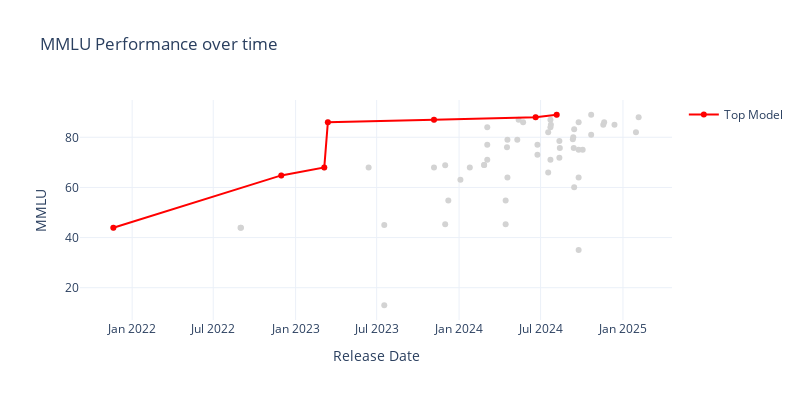
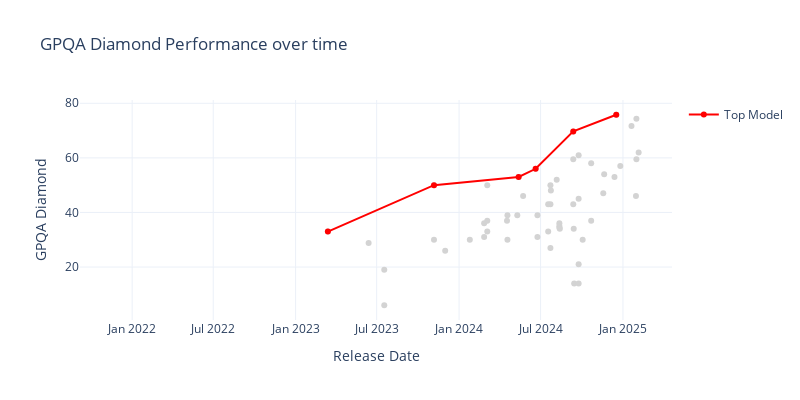
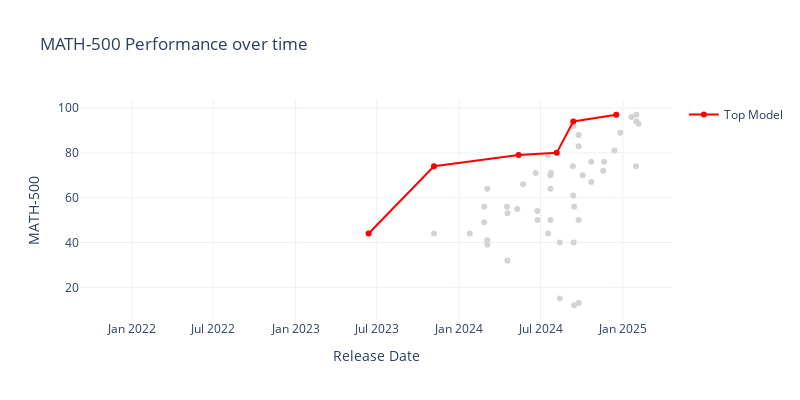
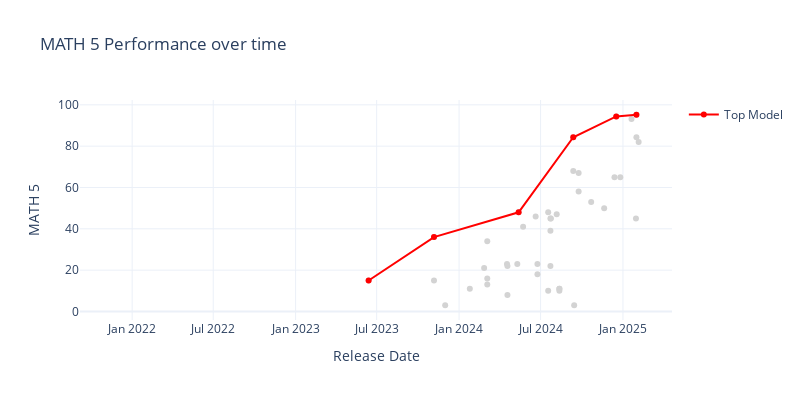

Write notebook code for charts like these, in order.
### Markdown cell above
### Performance

### Code cell
top_n = 1
aa_df = aa_df.sort_values(by='Release Date')

top_models_df_lookup = {}
for benchmark in benchmarks:
    # Get the top-1 model by benchmark score at each point in time
    ever_top_n_models = set()
    unique_dates = aa_df['Release Date'].sort_values().unique()
    for date in unique_dates:
        df_up_to_date = aa_df[aa_df['Release Date'] <= date]
        top_n_models = df_up_to_date.nlargest(top_n, benchmark)
        top_n_model_names = top_n_models['Model Name and Date'].tolist()
        ever_top_n_models.update(top_n_model_names)
    ever_top_n_list = list(ever_top_n_models)
    print(ever_top_n_list)
    top_models_df = aa_df[aa_df['Model Name and Date'].isin(ever_top_n_list)]
    top_models_df_lookup[benchmark] = top_models_df

    # Create base scatter plot with all data
    fig = px.scatter(aa_df, x='Release Date', y=benchmark, 
                    hover_data=['Model Name'], 
                    title=f'{benchmark} Performance over time',
                    color_discrete_sequence=['lightgray'])

    # Add top-1 models in a different color
    fig.add_scatter(x=top_models_df['Release Date'], 
                    y=top_models_df[benchmark],
                    mode='lines+markers',
                    name='Top Model',
                    hovertemplate='%{text}<extra></extra>',
                    text=top_models_df['Model Name'],
                    line=dict(color='red'))
    fig.update_layout(
        width=800,
        height=400,
    )
    fig.show()

### Figure 1 — Plotly figure (JSON) as saved in the notebook; plotly's stock layout.template omitted (floating-point values rounded to 4 significant figures)
{"data": [{"customdata": [["GPT-3"], ["GPT-3"], ["GPT-3"], ["GPT-3.5"], ["GPT-3.5 Turbo"], ["GPT-4-0314"], ["GPT-3.5-Turbo-2023-06"], ["Llama-2-Chat-13B"], ["Llama-2-Chat-7B"], ["GPT-3.5-Turbo-2023-11"], ["GPT-4 Turbo"], ["Llama 2-70B Chat"], ["Llama 2-7B"], ["Llama 2-13B"], ["GPT-3"], ["GPT-3.5-Turbo-2024-01"], ["Mistral-Large-2024-02"], ["Mistral-Small-2024-02"], ["Claude-3-Haiku"], ["Claude-3-Sonnet"], ["Claude-3-Opus"], ["Llama 2-13B"], ["Llama 2-7B"], ["Mistral-8x22"], ["Llama-3-Instruct-8B"], ["Llama-3-Instruct-70B"], ["Gemini-1.5-Flash-2024-05"], ["GPT-4o-2024-05"], ["Gemini-1.5-Pro-2024-05"], ["Claude-3.5-Sonnet-2024-06"], ["Gemma-2-9B"], ["Gemma-2-27B"], ["GPT-4o-mini"], ["Mistral-NeMo"], ["Llama-3.1-Instruct-70B"], ["Llama-3.1-Instruct-405B"], ["Llama-3.1-Instruct-8B"], ["Mistral-Large-2-2024-07"], ["GPT-4o-2024-08"], ["Claude 2"], ["Claude 2.1"], ["Claude Instant"], ["Gemini 1.0 Pro"], ["Cohere Command"], ["Command R"], ["Command R+"], ["Cohere Command Light"], ["DeepSeek-Coder-V2 236B"], ["Jamba 1.5-Large"], ["o1-mini"], ["o1-preview"], ["Command R+"], ["Reka Core"], ["Mistral 7B"], ["Llama-3.2-Instruct-3B"], ["Gemini-1.5-Pro-2024-09"], ["Llama-3.2-Instruct-1B"], ["Gemini-1.5-Flash-2024-09"], ["Gemini-1.5-Flash-8B"], ["Claude-3.5-Sonnet-2024-10"], ["Claude-3.5-Haiku"], ["Mistral-Large-2-2024-11"], ["GPT-4o-2024-11"], ["Phi 4"], ["o1"], ["DeepSeek-V3"], ["DeepSeek-R1"], ["Mistral Small 3"], ["o1-mini"], ["o3-mini"], ["Gemini 2.0 Flash"]], "hovertemplate": "Release Date=%{x}<br>MMLU=%{y}<br>Model Name=%{customdata[0]}<extra></extra>", "legendgroup": "", "marker": {"color": "lightgray", "symbol": "circle"}, "mode": "markers", "name": "", "orientation": "v", "showlegend": false, "type": "scatter", "x": ["2021-11-20T00:00:00", "2022-08-31T00:00:00", "2022-09-01T00:00:00", "2022-11-30T00:00:00", "2023-03-06T00:00:00", "2023-03-14T00:00:00", "2023-06-13T00:00:00", "2023-07-18T00:00:00", "2023-07-18T00:00:00", "2023-11-06T00:00:00", "2023-11-06T00:00:00", "2023-12-01T00:00:00", "2023-12-01T00:00:00", "2023-12-08T00:00:00", "2024-01-04T00:00:00", "2024-01-25T00:00:00", "2024-02-26T00:00:00", "2024-02-26T00:00:00", "2024-03-04T00:00:00", "2024-03-04T00:00:00", "2024-03-04T00:00:00", "2024-04-14T00:00:00", "2024-04-14T00:00:00", "2024-04-17T00:00:00", "2024-04-18T00:00:00", "2024-04-18T00:00:00", "2024-05-10T00:00:00", "2024-05-13T00:00:00", "2024-05-23T00:00:00", "2024-06-20T00:00:00", "2024-06-24T00:00:00", "2024-06-24T00:00:00", "2024-07-18T00:00:00", "2024-07-18T00:00:00", "2024-07-23T00:00:00", "2024-07-23T00:00:00", "2024-07-23T00:00:00", "2024-07-24T00:00:00", "2024-08-06T00:00:00", "2024-08-12T00:00:00", "2024-08-12T00:00:00", "2024-08-12T00:00:00", "2024-08-12T00:00:00", "2024-08-13T00:00:00", "2024-08-13T00:00:00", "2024-08-13T00:00:00", "2024-08-13T00:00:00", "2024-09-11T00:00:00", "2024-09-12T00:00:00", "2024-09-12T00:00:00", "2024-09-12T00:00:00", "2024-09-13T00:00:00", "2024-09-14T00:00:00", "2024-09-14T00:00:00", "2024-09-24T00:00:00", "2024-09-24T00:00:00", "2024-09-24T00:00:00", "2024-09-24T00:00:00", "2024-10-03T00:00:00", "2024-10-22T00:00:00", "2024-10-22T00:00:00", "2024-11-18T00:00:00", "2024-11-20T00:00:00", "2024-12-13T00:00:00", "2024-12-17T00:00:00", "2024-12-26T00:00:00", "2025-01-20T00:00:00", "2025-01-30T00:00:00", "2025-01-31T00:00:00", "2025-01-31T00:00:00", "2025-02-05T00:00:00"], "xaxis": "x", "y": [43.9, 43.9, 43.9, 64.8, 68, 86, 68, 45, 13, 68, 87, 68.9, 45.3, 54.8, 63.1, 68, 69, 69, 71, 77, 84, 54.8, 45.3, 76, 64, 79, 79, 87, 86, 88, 73, 77, 82, 66, 84, 87, 71, 85, 89, 78.5, null, null, 71.8, null, null, 75.7, null, 79.2, 80, null, null, 75.7, 83.2, 60.1, 64, 86, 35, 75, 75, 89, 81, 85, 86, 85, null, null, null, 82, null, null, 88], "yaxis": "y"}, {"hovertemplate": "%{text}<extra></extra>", "line": {"color": "red"}, "mode": "lines+markers", "name": "Top Model", "text": ["GPT-3", "GPT-3.5", "GPT-3.5 Turbo", "GPT-4-0314", "GPT-4 Turbo", "Claude-3.5-Sonnet-2024-06", "GPT-4o-2024-08"], "type": "scatter", "x": ["2021-11-20T00:00:00", "2022-11-30T00:00:00", "2023-03-06T00:00:00", "2023-03-14T00:00:00", "2023-11-06T00:00:00", "2024-06-20T00:00:00", "2024-08-06T00:00:00"], "y": [43.9, 64.8, 68, 86, 87, 88, 89]}], "layout": {"height": 400, "legend": {"tracegroupgap": 0}, "title": {"text": "MMLU Performance over time"}, "width": 800, "xaxis": {"anchor": "y", "domain": [0, 1], "title": {"text": "Release Date"}}, "yaxis": {"anchor": "x", "domain": [0, 1], "title": {"text": "MMLU"}}}}

### Figure 2 — Plotly figure (JSON) as saved in the notebook; plotly's stock layout.template omitted (floating-point values rounded to 4 significant figures)
{"data": [{"customdata": [["GPT-3"], ["GPT-3"], ["GPT-3"], ["GPT-3.5"], ["GPT-3.5 Turbo"], ["GPT-4-0314"], ["GPT-3.5-Turbo-2023-06"], ["Llama-2-Chat-13B"], ["Llama-2-Chat-7B"], ["GPT-3.5-Turbo-2023-11"], ["GPT-4 Turbo"], ["Llama 2-70B Chat"], ["Llama 2-7B"], ["Llama 2-13B"], ["GPT-3"], ["GPT-3.5-Turbo-2024-01"], ["Mistral-Large-2024-02"], ["Mistral-Small-2024-02"], ["Claude-3-Haiku"], ["Claude-3-Sonnet"], ["Claude-3-Opus"], ["Llama 2-13B"], ["Llama 2-7B"], ["Mistral-8x22"], ["Llama-3-Instruct-8B"], ["Llama-3-Instruct-70B"], ["Gemini-1.5-Flash-2024-05"], ["GPT-4o-2024-05"], ["Gemini-1.5-Pro-2024-05"], ["Claude-3.5-Sonnet-2024-06"], ["Gemma-2-9B"], ["Gemma-2-27B"], ["GPT-4o-mini"], ["Mistral-NeMo"], ["Llama-3.1-Instruct-70B"], ["Llama-3.1-Instruct-405B"], ["Llama-3.1-Instruct-8B"], ["Mistral-Large-2-2024-07"], ["GPT-4o-2024-08"], ["Claude 2"], ["Claude 2.1"], ["Claude Instant"], ["Gemini 1.0 Pro"], ["Cohere Command"], ["Command R"], ["Command R+"], ["Cohere Command Light"], ["DeepSeek-Coder-V2 236B"], ["Jamba 1.5-Large"], ["o1-mini"], ["o1-preview"], ["Command R+"], ["Reka Core"], ["Mistral 7B"], ["Llama-3.2-Instruct-3B"], ["Gemini-1.5-Pro-2024-09"], ["Llama-3.2-Instruct-1B"], ["Gemini-1.5-Flash-2024-09"], ["Gemini-1.5-Flash-8B"], ["Claude-3.5-Sonnet-2024-10"], ["Claude-3.5-Haiku"], ["Mistral-Large-2-2024-11"], ["GPT-4o-2024-11"], ["Phi 4"], ["o1"], ["DeepSeek-V3"], ["DeepSeek-R1"], ["Mistral Small 3"], ["o1-mini"], ["o3-mini"], ["Gemini 2.0 Flash"]], "hovertemplate": "Release Date=%{x}<br>GPQA Diamond=%{y}<br>Model Name=%{customdata[0]}<extra></extra>", "legendgroup": "", "marker": {"color": "lightgray", "symbol": "circle"}, "mode": "markers", "name": "", "orientation": "v", "showlegend": false, "type": "scatter", "x": ["2021-11-20T00:00:00", "2022-08-31T00:00:00", "2022-09-01T00:00:00", "2022-11-30T00:00:00", "2023-03-06T00:00:00", "2023-03-14T00:00:00", "2023-06-13T00:00:00", "2023-07-18T00:00:00", "2023-07-18T00:00:00", "2023-11-06T00:00:00", "2023-11-06T00:00:00", "2023-12-01T00:00:00", "2023-12-01T00:00:00", "2023-12-08T00:00:00", "2024-01-04T00:00:00", "2024-01-25T00:00:00", "2024-02-26T00:00:00", "2024-02-26T00:00:00", "2024-03-04T00:00:00", "2024-03-04T00:00:00", "2024-03-04T00:00:00", "2024-04-14T00:00:00", "2024-04-14T00:00:00", "2024-04-17T00:00:00", "2024-04-18T00:00:00", "2024-04-18T00:00:00", "2024-05-10T00:00:00", "2024-05-13T00:00:00", "2024-05-23T00:00:00", "2024-06-20T00:00:00", "2024-06-24T00:00:00", "2024-06-24T00:00:00", "2024-07-18T00:00:00", "2024-07-18T00:00:00", "2024-07-23T00:00:00", "2024-07-23T00:00:00", "2024-07-23T00:00:00", "2024-07-24T00:00:00", "2024-08-06T00:00:00", "2024-08-12T00:00:00", "2024-08-12T00:00:00", "2024-08-12T00:00:00", "2024-08-12T00:00:00", "2024-08-13T00:00:00", "2024-08-13T00:00:00", "2024-08-13T00:00:00", "2024-08-13T00:00:00", "2024-09-11T00:00:00", "2024-09-12T00:00:00", "2024-09-12T00:00:00", "2024-09-12T00:00:00", "2024-09-13T00:00:00", "2024-09-14T00:00:00", "2024-09-14T00:00:00", "2024-09-24T00:00:00", "2024-09-24T00:00:00", "2024-09-24T00:00:00", "2024-09-24T00:00:00", "2024-10-03T00:00:00", "2024-10-22T00:00:00", "2024-10-22T00:00:00", "2024-11-18T00:00:00", "2024-11-20T00:00:00", "2024-12-13T00:00:00", "2024-12-17T00:00:00", "2024-12-26T00:00:00", "2025-01-20T00:00:00", "2025-01-30T00:00:00", "2025-01-31T00:00:00", "2025-01-31T00:00:00", "2025-02-05T00:00:00"], "xaxis": "x", "y": [null, null, null, null, null, 33, 28.8, 19, 6, 30, 50, 26, null, null, null, 30, 36, 31, 33, 37, 50, null, null, 37, 30, 39, 39, 53, 46, 56, 31, 39, 43, 33, 43, 50, 27, 48, 52, 35, 36, null, 34.4, null, null, 34, null, null, 43, 59.5, 69.7, 34, null, 14, 21, 61, 14, 45, 30, 58, 37, 47, 54, 53, 75.8, 57, 71.7, 46, 59.5, 74.3, 62], "yaxis": "y"}, {"hovertemplate": "%{text}<extra></extra>", "line": {"color": "red"}, "mode": "lines+markers", "name": "Top Model", "text": ["GPT-3", "GPT-4-0314", "GPT-4 Turbo", "GPT-4o-2024-05", "Claude-3.5-Sonnet-2024-06", "o1-preview", "o1"], "type": "scatter", "x": ["2021-11-20T00:00:00", "2023-03-14T00:00:00", "2023-11-06T00:00:00", "2024-05-13T00:00:00", "2024-06-20T00:00:00", "2024-09-12T00:00:00", "2024-12-17T00:00:00"], "y": [null, 33, 50, 53, 56, 69.7, 75.8]}], "layout": {"height": 400, "legend": {"tracegroupgap": 0}, "title": {"text": "GPQA Diamond Performance over time"}, "width": 800, "xaxis": {"anchor": "y", "domain": [0, 1], "title": {"text": "Release Date"}}, "yaxis": {"anchor": "x", "domain": [0, 1], "title": {"text": "GPQA Diamond"}}}}

### Figure 3 — Plotly figure (JSON) as saved in the notebook; plotly's stock layout.template omitted (floating-point values rounded to 4 significant figures)
{"data": [{"customdata": [["GPT-3"], ["GPT-3"], ["GPT-3"], ["GPT-3.5"], ["GPT-3.5 Turbo"], ["GPT-4-0314"], ["GPT-3.5-Turbo-2023-06"], ["Llama-2-Chat-13B"], ["Llama-2-Chat-7B"], ["GPT-3.5-Turbo-2023-11"], ["GPT-4 Turbo"], ["Llama 2-70B Chat"], ["Llama 2-7B"], ["Llama 2-13B"], ["GPT-3"], ["GPT-3.5-Turbo-2024-01"], ["Mistral-Large-2024-02"], ["Mistral-Small-2024-02"], ["Claude-3-Haiku"], ["Claude-3-Sonnet"], ["Claude-3-Opus"], ["Llama 2-13B"], ["Llama 2-7B"], ["Mistral-8x22"], ["Llama-3-Instruct-8B"], ["Llama-3-Instruct-70B"], ["Gemini-1.5-Flash-2024-05"], ["GPT-4o-2024-05"], ["Gemini-1.5-Pro-2024-05"], ["Claude-3.5-Sonnet-2024-06"], ["Gemma-2-9B"], ["Gemma-2-27B"], ["GPT-4o-mini"], ["Mistral-NeMo"], ["Llama-3.1-Instruct-70B"], ["Llama-3.1-Instruct-405B"], ["Llama-3.1-Instruct-8B"], ["Mistral-Large-2-2024-07"], ["GPT-4o-2024-08"], ["Claude 2"], ["Claude 2.1"], ["Claude Instant"], ["Gemini 1.0 Pro"], ["Cohere Command"], ["Command R"], ["Command R+"], ["Cohere Command Light"], ["DeepSeek-Coder-V2 236B"], ["Jamba 1.5-Large"], ["o1-mini"], ["o1-preview"], ["Command R+"], ["Reka Core"], ["Mistral 7B"], ["Llama-3.2-Instruct-3B"], ["Gemini-1.5-Pro-2024-09"], ["Llama-3.2-Instruct-1B"], ["Gemini-1.5-Flash-2024-09"], ["Gemini-1.5-Flash-8B"], ["Claude-3.5-Sonnet-2024-10"], ["Claude-3.5-Haiku"], ["Mistral-Large-2-2024-11"], ["GPT-4o-2024-11"], ["Phi 4"], ["o1"], ["DeepSeek-V3"], ["DeepSeek-R1"], ["Mistral Small 3"], ["o1-mini"], ["o3-mini"], ["Gemini 2.0 Flash"]], "hovertemplate": "Release Date=%{x}<br>MATH-500=%{y}<br>Model Name=%{customdata[0]}<extra></extra>", "legendgroup": "", "marker": {"color": "lightgray", "symbol": "circle"}, "mode": "markers", "name": "", "orientation": "v", "showlegend": false, "type": "scatter", "x": ["2021-11-20T00:00:00", "2022-08-31T00:00:00", "2022-09-01T00:00:00", "2022-11-30T00:00:00", "2023-03-06T00:00:00", "2023-03-14T00:00:00", "2023-06-13T00:00:00", "2023-07-18T00:00:00", "2023-07-18T00:00:00", "2023-11-06T00:00:00", "2023-11-06T00:00:00", "2023-12-01T00:00:00", "2023-12-01T00:00:00", "2023-12-08T00:00:00", "2024-01-04T00:00:00", "2024-01-25T00:00:00", "2024-02-26T00:00:00", "2024-02-26T00:00:00", "2024-03-04T00:00:00", "2024-03-04T00:00:00", "2024-03-04T00:00:00", "2024-04-14T00:00:00", "2024-04-14T00:00:00", "2024-04-17T00:00:00", "2024-04-18T00:00:00", "2024-04-18T00:00:00", "2024-05-10T00:00:00", "2024-05-13T00:00:00", "2024-05-23T00:00:00", "2024-06-20T00:00:00", "2024-06-24T00:00:00", "2024-06-24T00:00:00", "2024-07-18T00:00:00", "2024-07-18T00:00:00", "2024-07-23T00:00:00", "2024-07-23T00:00:00", "2024-07-23T00:00:00", "2024-07-24T00:00:00", "2024-08-06T00:00:00", "2024-08-12T00:00:00", "2024-08-12T00:00:00", "2024-08-12T00:00:00", "2024-08-12T00:00:00", "2024-08-13T00:00:00", "2024-08-13T00:00:00", "2024-08-13T00:00:00", "2024-08-13T00:00:00", "2024-09-11T00:00:00", "2024-09-12T00:00:00", "2024-09-12T00:00:00", "2024-09-12T00:00:00", "2024-09-13T00:00:00", "2024-09-14T00:00:00", "2024-09-14T00:00:00", "2024-09-24T00:00:00", "2024-09-24T00:00:00", "2024-09-24T00:00:00", "2024-09-24T00:00:00", "2024-10-03T00:00:00", "2024-10-22T00:00:00", "2024-10-22T00:00:00", "2024-11-18T00:00:00", "2024-11-20T00:00:00", "2024-12-13T00:00:00", "2024-12-17T00:00:00", "2024-12-26T00:00:00", "2025-01-20T00:00:00", "2025-01-30T00:00:00", "2025-01-31T00:00:00", "2025-01-31T00:00:00", "2025-02-05T00:00:00"], "xaxis": "x", "y": [null, null, null, null, null, null, 44, null, null, 44, 74, null, null, null, null, 44, 49, 56, 39, 41, 64, null, null, 56, 32, 53, 55, 79, 66, 71, 50, 54, 79, 44, 64, 70, 50, 71, 80, null, null, null, null, null, 15, 40, null, 74, 61, 94, 92, 40, 56, 12, 50, 88, 13, 83, 70, 76, 67, 72, 76, 81, 97, 89, 96, 74, 94, 97, 93], "yaxis": "y"}, {"hovertemplate": "%{text}<extra></extra>", "line": {"color": "red"}, "mode": "lines+markers", "name": "Top Model", "text": ["GPT-3", "GPT-3.5-Turbo-2023-06", "GPT-4 Turbo", "GPT-4o-2024-05", "GPT-4o-2024-08", "o1-mini", "o1"], "type": "scatter", "x": ["2021-11-20T00:00:00", "2023-06-13T00:00:00", "2023-11-06T00:00:00", "2024-05-13T00:00:00", "2024-08-06T00:00:00", "2024-09-12T00:00:00", "2024-12-17T00:00:00"], "y": [null, 44, 74, 79, 80, 94, 97]}], "layout": {"height": 400, "legend": {"tracegroupgap": 0}, "title": {"text": "MATH-500 Performance over time"}, "width": 800, "xaxis": {"anchor": "y", "domain": [0, 1], "title": {"text": "Release Date"}}, "yaxis": {"anchor": "x", "domain": [0, 1], "title": {"text": "MATH-500"}}}}

### Figure 4 — Plotly figure (JSON) as saved in the notebook; plotly's stock layout.template omitted (floating-point values rounded to 4 significant figures)
{"data": [{"customdata": [["GPT-3"], ["GPT-3"], ["GPT-3"], ["GPT-3.5"], ["GPT-3.5 Turbo"], ["GPT-4-0314"], ["GPT-3.5-Turbo-2023-06"], ["Llama-2-Chat-13B"], ["Llama-2-Chat-7B"], ["GPT-3.5-Turbo-2023-11"], ["GPT-4 Turbo"], ["Llama 2-70B Chat"], ["Llama 2-7B"], ["Llama 2-13B"], ["GPT-3"], ["GPT-3.5-Turbo-2024-01"], ["Mistral-Large-2024-02"], ["Mistral-Small-2024-02"], ["Claude-3-Haiku"], ["Claude-3-Sonnet"], ["Claude-3-Opus"], ["Llama 2-13B"], ["Llama 2-7B"], ["Mistral-8x22"], ["Llama-3-Instruct-8B"], ["Llama-3-Instruct-70B"], ["Gemini-1.5-Flash-2024-05"], ["GPT-4o-2024-05"], ["Gemini-1.5-Pro-2024-05"], ["Claude-3.5-Sonnet-2024-06"], ["Gemma-2-9B"], ["Gemma-2-27B"], ["GPT-4o-mini"], ["Mistral-NeMo"], ["Llama-3.1-Instruct-70B"], ["Llama-3.1-Instruct-405B"], ["Llama-3.1-Instruct-8B"], ["Mistral-Large-2-2024-07"], ["GPT-4o-2024-08"], ["Claude 2"], ["Claude 2.1"], ["Claude Instant"], ["Gemini 1.0 Pro"], ["Cohere Command"], ["Command R"], ["Command R+"], ["Cohere Command Light"], ["DeepSeek-Coder-V2 236B"], ["Jamba 1.5-Large"], ["o1-mini"], ["o1-preview"], ["Command R+"], ["Reka Core"], ["Mistral 7B"], ["Llama-3.2-Instruct-3B"], ["Gemini-1.5-Pro-2024-09"], ["Llama-3.2-Instruct-1B"], ["Gemini-1.5-Flash-2024-09"], ["Gemini-1.5-Flash-8B"], ["Claude-3.5-Sonnet-2024-10"], ["Claude-3.5-Haiku"], ["Mistral-Large-2-2024-11"], ["GPT-4o-2024-11"], ["Phi 4"], ["o1"], ["DeepSeek-V3"], ["DeepSeek-R1"], ["Mistral Small 3"], ["o1-mini"], ["o3-mini"], ["Gemini 2.0 Flash"]], "hovertemplate": "Release Date=%{x}<br>MATH 5=%{y}<br>Model Name=%{customdata[0]}<extra></extra>", "legendgroup": "", "marker": {"color": "lightgray", "symbol": "circle"}, "mode": "markers", "name": "", "orientation": "v", "showlegend": false, "type": "scatter", "x": ["2021-11-20T00:00:00", "2022-08-31T00:00:00", "2022-09-01T00:00:00", "2022-11-30T00:00:00", "2023-03-06T00:00:00", "2023-03-14T00:00:00", "2023-06-13T00:00:00", "2023-07-18T00:00:00", "2023-07-18T00:00:00", "2023-11-06T00:00:00", "2023-11-06T00:00:00", "2023-12-01T00:00:00", "2023-12-01T00:00:00", "2023-12-08T00:00:00", "2024-01-04T00:00:00", "2024-01-25T00:00:00", "2024-02-26T00:00:00", "2024-02-26T00:00:00", "2024-03-04T00:00:00", "2024-03-04T00:00:00", "2024-03-04T00:00:00", "2024-04-14T00:00:00", "2024-04-14T00:00:00", "2024-04-17T00:00:00", "2024-04-18T00:00:00", "2024-04-18T00:00:00", "2024-05-10T00:00:00", "2024-05-13T00:00:00", "2024-05-23T00:00:00", "2024-06-20T00:00:00", "2024-06-24T00:00:00", "2024-06-24T00:00:00", "2024-07-18T00:00:00", "2024-07-18T00:00:00", "2024-07-23T00:00:00", "2024-07-23T00:00:00", "2024-07-23T00:00:00", "2024-07-24T00:00:00", "2024-08-06T00:00:00", "2024-08-12T00:00:00", "2024-08-12T00:00:00", "2024-08-12T00:00:00", "2024-08-12T00:00:00", "2024-08-13T00:00:00", "2024-08-13T00:00:00", "2024-08-13T00:00:00", "2024-08-13T00:00:00", "2024-09-11T00:00:00", "2024-09-12T00:00:00", "2024-09-12T00:00:00", "2024-09-12T00:00:00", "2024-09-13T00:00:00", "2024-09-14T00:00:00", "2024-09-14T00:00:00", "2024-09-24T00:00:00", "2024-09-24T00:00:00", "2024-09-24T00:00:00", "2024-09-24T00:00:00", "2024-10-03T00:00:00", "2024-10-22T00:00:00", "2024-10-22T00:00:00", "2024-11-18T00:00:00", "2024-11-20T00:00:00", "2024-12-13T00:00:00", "2024-12-17T00:00:00", "2024-12-26T00:00:00", "2025-01-20T00:00:00", "2025-01-30T00:00:00", "2025-01-31T00:00:00", "2025-01-31T00:00:00", "2025-02-05T00:00:00"], "xaxis": "x", "y": [null, null, null, null, null, null, 15, null, null, 15, 36, 3, null, null, null, 11, 21, null, 13, 16, 34, null, null, 23, 8, 22, 23, 48, 41, 46, 18, 23, 48, 10, 39, 45, 22, 45, 47, 10, 11, null, 11, null, null, null, null, null, null, 84.3, 68, null, null, 3, null, 67, null, 58, null, 53, null, null, 50, 65, 94.4, 65, 93.1, 45, 84.3, 95.2, 82], "yaxis": "y"}, {"hovertemplate": "%{text}<extra></extra>", "line": {"color": "red"}, "mode": "lines+markers", "name": "Top Model", "text": ["GPT-3", "GPT-3.5-Turbo-2023-06", "GPT-4 Turbo", "GPT-4o-2024-05", "o1-mini", "o1", "o3-mini"], "type": "scatter", "x": ["2021-11-20T00:00:00", "2023-06-13T00:00:00", "2023-11-06T00:00:00", "2024-05-13T00:00:00", "2024-09-12T00:00:00", "2024-12-17T00:00:00", "2025-01-31T00:00:00"], "y": [null, 15, 36, 48, 84.3, 94.4, 95.2]}], "layout": {"height": 400, "legend": {"tracegroupgap": 0}, "title": {"text": "MATH 5 Performance over time"}, "width": 800, "xaxis": {"anchor": "y", "domain": [0, 1], "title": {"text": "Release Date"}}, "yaxis": {"anchor": "x", "domain": [0, 1], "title": {"text": "MATH 5"}}}}
